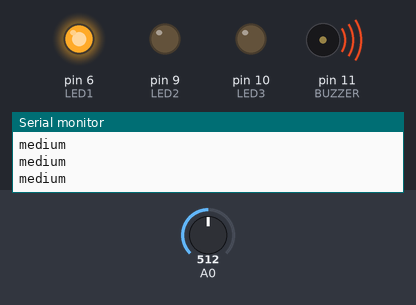
A sketch run on a simulated Arduino Uno, built with avr-gcc and run on an emulated ATmega328P. On the bench: output pins drawn as LEDs (lit = HIGH), buzzer (waves = sounding), the last lines printed to the serial monitor. The test bench sets the inputs (shaded band); at power-on: A0 = 512.

Above: at 1.2 s.
1.3 s: A0 set to 581
2.8 s: A0 set to 617
At 3.9 s:
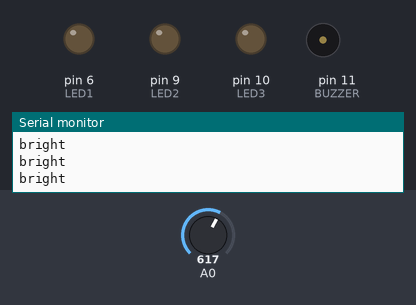
4.3 s: A0 set to 306
At 4.8 s:
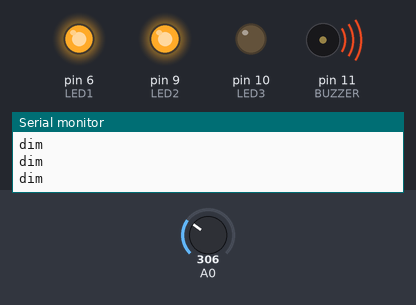
5.8 s: A0 set to 213
8.8 s: A0 set to 190
At 9.4 s:
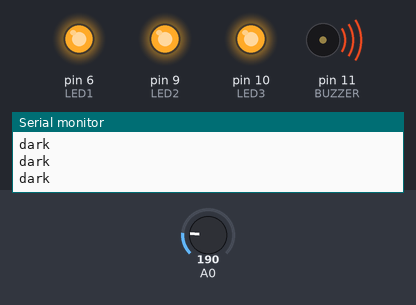
Timing chart, 0 to 11.3 s (numbered marks = the images above; inputs shaded):
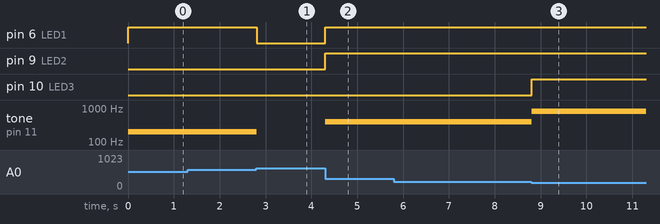

The sketch:

switchCase_apply.ino
```cpp
const int sensorMin = 0;    // sensor minimum, discovered through experiment
const int sensorMax = 600;  // sensor maximum, discovered through experiment

const int LED1 = 6;
const int LED2 = 9;
const int LED3 = 10;
const int BUZZER = 11;

void setup() {
  // initialize serial communication:
  Serial.begin(9600);
  pinMode(LED1, OUTPUT);
  pinMode(LED2, OUTPUT);
  pinMode(LED3, OUTPUT);
  pinMode(BUZZER, OUTPUT);
}

void loop() {
  // read the sensor:
  int sensorReading = analogRead(A0);
  // map the sensor range to a range of four options:
  int range = map(sensorReading, sensorMin, sensorMax, 0, 3);

  // do something different depending on the range value:
  switch (range) {
    case 0:  // your hand is on the sensor
      Serial.println("dark");
      digitalWrite(LED1, HIGH);
      digitalWrite(LED2, HIGH);
      digitalWrite(LED3, HIGH);
      tone(BUZZER, 800);
      break;
    case 1:  // your hand is close to the sensor
      Serial.println("dim");
      digitalWrite(LED1, HIGH);
      digitalWrite(LED2, HIGH);
      digitalWrite(LED3, LOW);
      tone(BUZZER, 400);
      break;
    case 2:  // your hand is a few inches from the sensor
      Serial.println("medium");
      digitalWrite(LED1, HIGH);
      digitalWrite(LED2, LOW);
      digitalWrite(LED3, LOW);
      tone(BUZZER, 200);
      break;
    case 3:  // your hand is nowhere near the sensor
      Serial.println("bright");
      digitalWrite(LED1, LOW);
      digitalWrite(LED2, LOW);
      digitalWrite(LED3, LOW);
      noTone(BUZZER);
      break;
  }
  delay(1);  // delay in between reads for stability
}
```

Measured:
- the behaviour switches between 599 and 600 on A0 (found by bisection; images 0 and 1)
- the behaviour switches between 200 and 199 on A0 (found by bisection; images 2 and 3)
- after the input at 2.8 s, pin 6 (LED1): HIGH → LOW at once; tone on pin 11 (BUZZER): 200 Hz → silent at once
- after the input at 4.3 s, pin 6 (LED1), pin 9 (LED2): LOW → HIGH at once; tone on pin 11 (BUZZER): silent → 400 Hz at once
- after the input at 8.8 s, pin 10 (LED3): LOW → HIGH at once; tone on pin 11 (BUZZER): 400 Hz → 800 Hz at once
